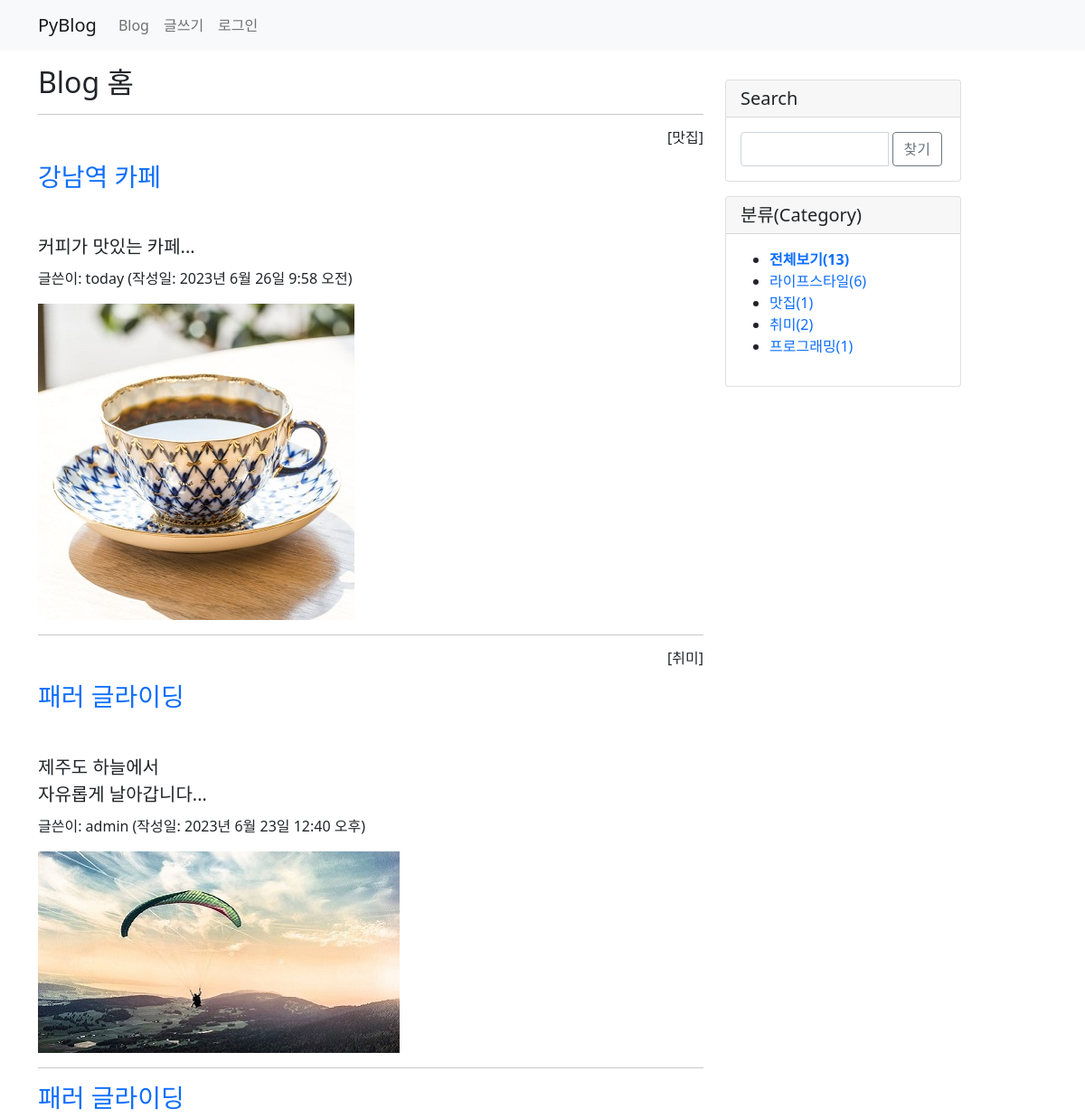
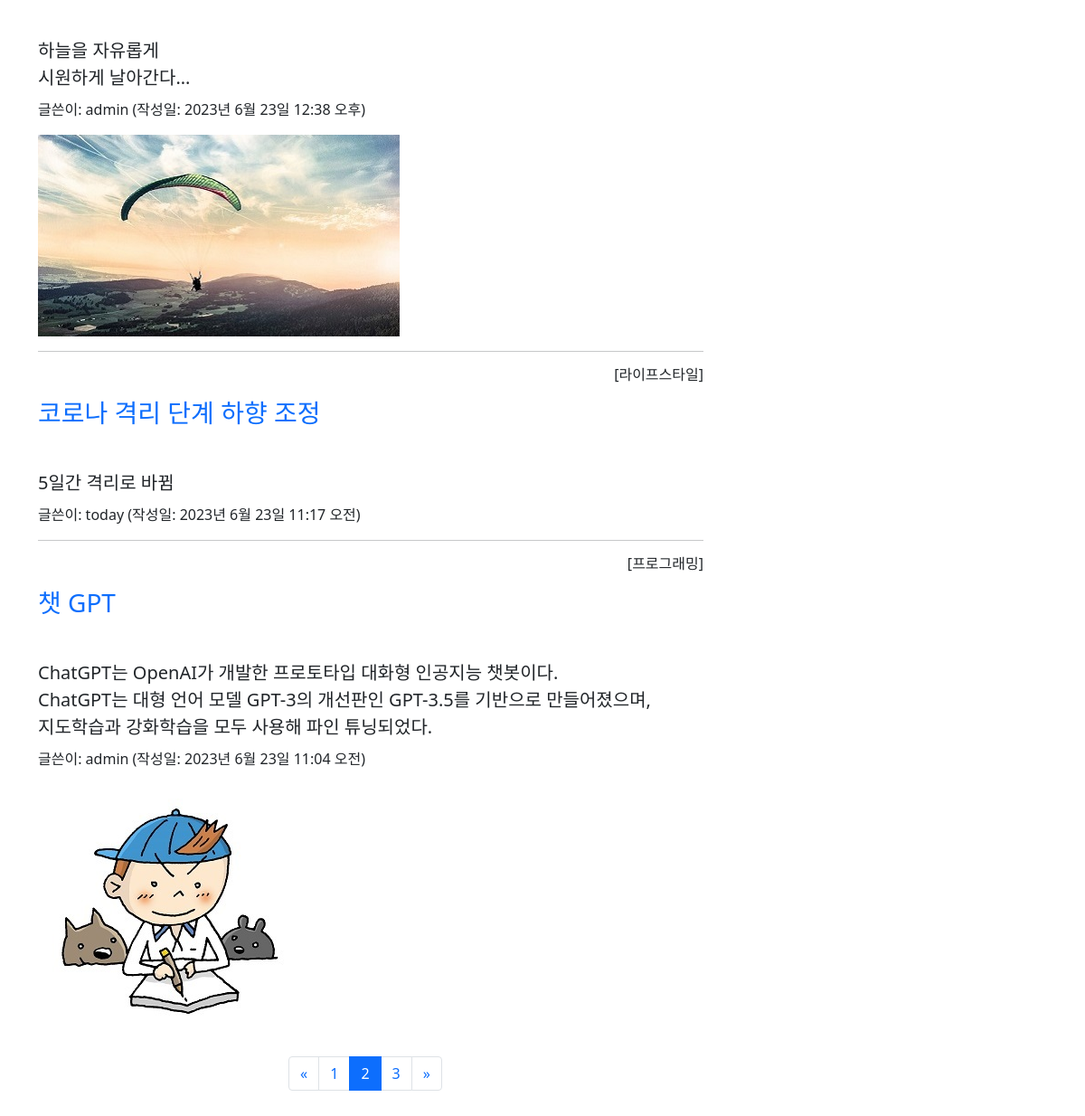
The app's page /blog/?page=2, older data (2 pictures, top to bottom).
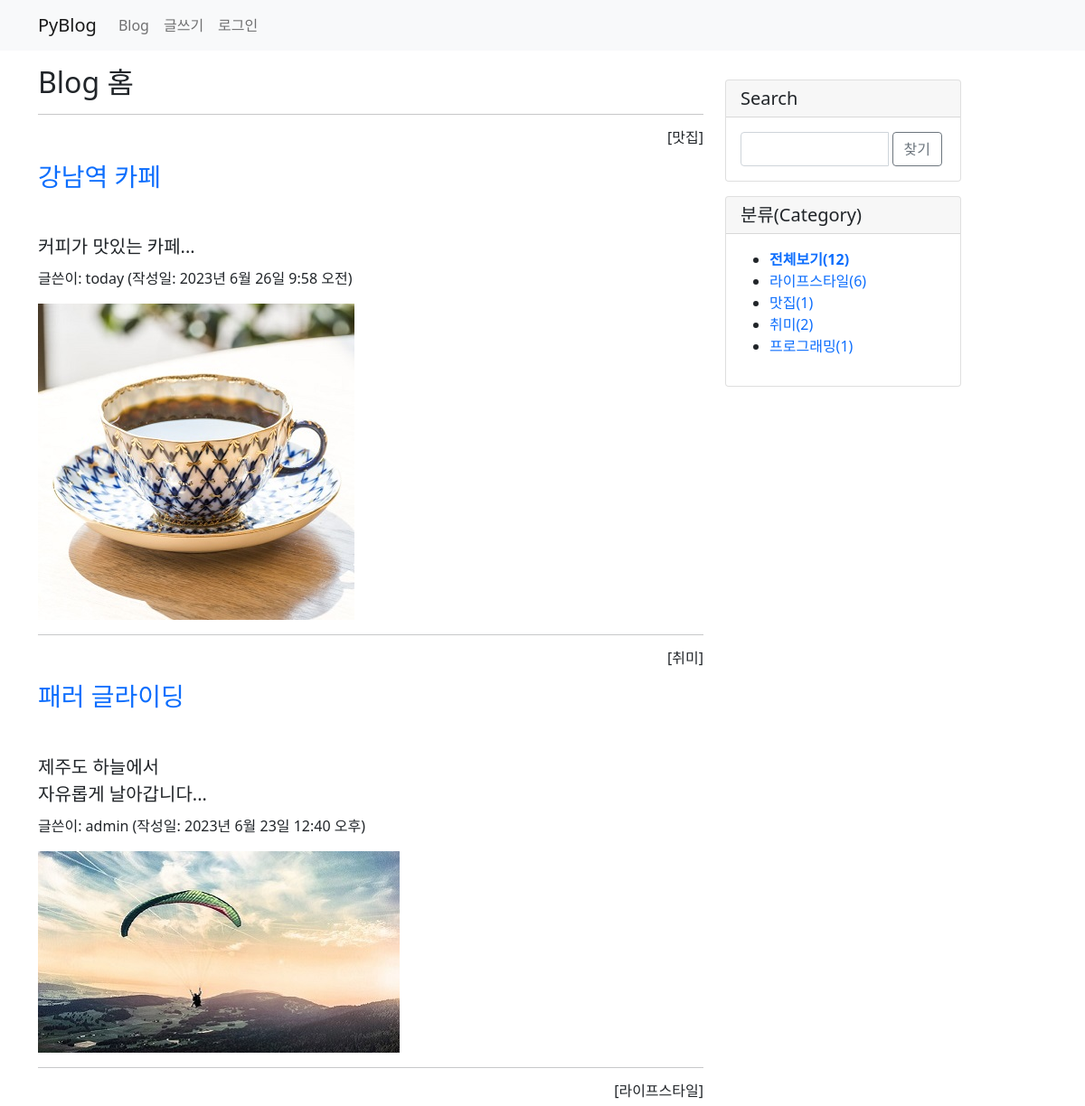
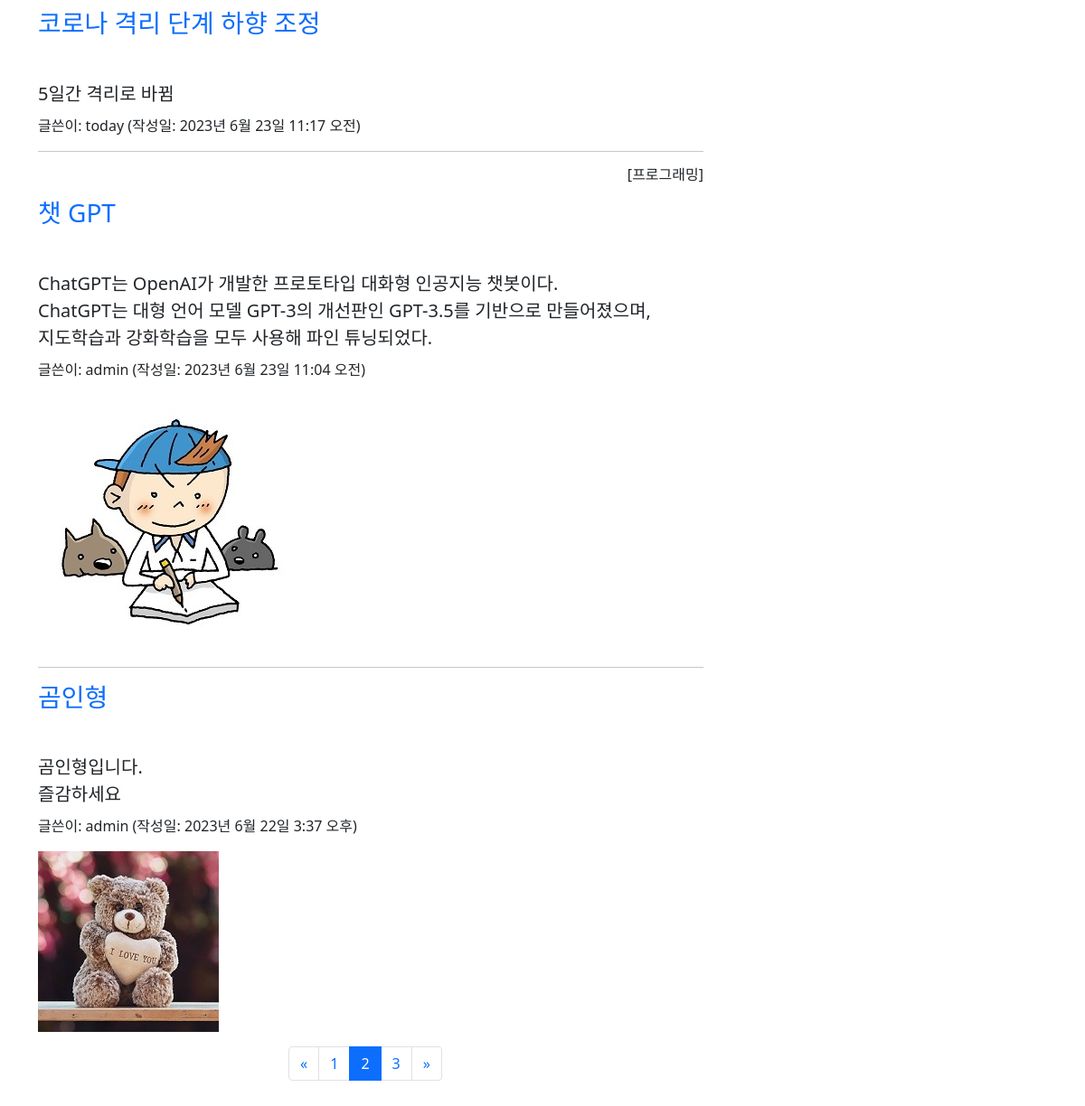
The same page, newer data (2 pictures, top to bottom).
### blog/models.py (models this page shows, shortened)
class Post(models.Model):
    author = models.ForeignKey(User, on_delete=models.CASCADE)
    title = models.CharField(max_length=100)  #제목
    content = models.TextField()              #내용
    pub_date = models.DateTimeField()         #발행일
    modify_date = models.DateTimeField(null=True, blank=True) #입력 폼이 비어도 됨
    photo = models.ImageField(upload_to='blog/images/%Y/%m/%d/',
                    null=True, blank=True)  #null 허용, 파일을 첨부하지 않을수 있음
    file = models.FileField(upload_to='blog/files/%Y/%m/%d/',
                    null=True, blank=True)
    category = models.ForeignKey(Category, null=True, blank=True,
                    on_delete=models.SET_NULL)

class Category(models.Model):
    name = models.CharField(max_length=50, unique=True)
    slug = models.SlugField(max_length=200, unique=True,
                allow_unicode=True)
    def __str__(self):
        return self.name
    def get_absolute_url(self):
        return reverse('blog:category_page', args=[self.slug])
    class Meta:
        ordering = ['name']  # 이름순 정렬
        verbose_name = 'category'
        verbose_name_plural = 'categories'

### blog/views.py (the view)
# urls.py: path('', views.post_list, name='post_list'), # 목록
def post_list(request):
    post_list = Post.objects.order_by('-pub_date') # 포스트 전체 검색
    categories = Category.objects.all() #카테고리 전체 검색
    total_post = len(post_list)
    kw = request.GET.get('kw', '')  #입력폼의 넘어온 키워드
    if kw:
        post_list = post_list.filter(
            Q(title__icontains=kw) |   #제목 검색
            Q(content__icontains=kw) | #내용 검색
            Q(author__username__icontains=kw) #글쓴이 검색
        ).distinct()
    page = request.GET.get('page', 1)
    paginator = Paginator(post_list, 5)  # 페이당 포스트 개수 - 5
    page_obj = paginator.get_page(page)
    context = {
        'post_list': page_obj,
        'categories': categories,
        'total_post': total_post,
        'kw': kw
    }
    return render(request, 'blog/post_list.html', context)

### templates/blog/post_list.html (shortened to what this page needs)
{% extends 'base.html' %}
{% block content %}
    <h2>Blog 홈</h2>
    {% if post_list %}
        {% for post in post_list %}
            <hr>
            {% if post.category %}
                <h6 class="text-end">[{{ post.category }}]</h6>
            {% endif %}
            <h3 class="my-3">
                <a href="{% url 'blog:detail' post.id %}">
                    {{ post.title }}
                </a>
            </h3>
            <h5 style="white-space: pre-line; line-height: 1.5">
                {{ post.content }}
            </h5>
            <p>글쓴이: {{ post.author }} (작성일: {{ post.pub_date }})
            </p>
            {% if post.photo %}
                <img src="{{ post.photo.url }}">
            {% endif %}
        {% endfor %}
    {% else %}
        <p>포스트가 없습니다.</p>
    {% endif %}
    <div class="row my-3">
        <ul class="pagination justify-content-center">
            {% if post_list.has_previous %}
                <li class="page-item">
                    <a class="page-link"
                       href="?page={{ post_list.previous_page_number }}">&laquo;</a>
                </li>
            {% else %}
                <li class="page-item disabled">
                    <a class="page-link" href="">&laquo;</a>
                </li>
            {% endif %}
            {% for page_number in post_list.paginator.page_range %}
                {% if page_number == post_list.number %}
                <li class="page-item active">
                    <a class="page-link" href="?page={{ page_number }}">
                        {{ page_number }}
                    </a>
                </li>
                {% else %}
                <li class="page-item">
                    <a class="page-link" href="?page={{ page_number }}">
                        {{ page_number }}
                    </a>
                </li>
                {% endif %}
            {% endfor %}
            {% if post_list.has_next %}
                <li class="page-item">
                    <a class="page-link"
                       href="?page={{ post_list.next_page_number }}">&raquo;</a>
                </li>
            {% else %}
                <li class="page-item disabled">
                    <a class="page-link" href="">&raquo;</a>
                </li>
            {% endif %}
        </ul>
    </div>
{% endblock %}

### templates/base.html (shortened to what this page needs)
<!DOCTYPE html>
<html lang="en">
{% load static %}
<head>
    <link rel="stylesheet" href="{% static 'blog/css/bootstrap.css' %}">
    <link rel="stylesheet" href="{% static 'blog/css/style.css' %}">
</head>
<body>
{% include 'navbar.html' %}
<div class="container my-3">
    <div class="row">
        <div class="col-8">
            {% block content %}
            {% endblock %}
        </div>
        <div class="col-4 col-lg-3">
            <div class="card my-3">
                <h5 class="card-header">Search</h5>
                <div class="card-body">
                    <div class="input-group">
                        <input type="text" class="kw form-control"
                                value="{{ kw }}">
                        <div class="input-group-append mx-1">
                            <button type="button" id="btn_search"
                                class="btn btn-outline-secondary">찾기</button>
                        </div>
                    </div>
                </div>
            </div>
            <div class="card my-3">
                <h5 class="card-header">분류(Category)</h5>
                <div class="card-body">
                    <ul>
                        <li>
                            <a href="{% url 'blog:post_list' %}">
                                {% if not current_category %}
                                    <b>전체보기({{ total_post }})</b>
                                {% else %}
                                    전체보기({{ total_post }})
                                {% endif %}
                            </a>
                        </li>
                        {% for category in categories %}
                            {% if current_category.slug == category.slug %}
                            <li style="background: #ff0">
                                <a href="{{ category.get_absolute_url }}">
                                {{ category.name }}({{ category.post_set.count }})
                                </a>
                            </li>
                            {% else %}
                            <li>
                                <a href="{{ category.get_absolute_url }}">
                                {{ category.name }}({{ category.post_set.count }})
                                </a>
                            </li>
                            {% endif %}
                        {% endfor %}
                    </ul>
                </div>
            </div>
        </div>
    </div>
</div>
</body>
</html>

### templates/navbar.html (shortened to what this page needs)
{% load socialaccount %}
<nav class="navbar navbar-expand-lg navbar-light bg-light">
  <div class="container">
    <a class="navbar-brand" href="/">PyBlog</a>
    <div class="collapse navbar-collapse" id="navbarNavDropdown">
      <ul class="navbar-nav">
        <li class="nav-item">
          <a class="nav-link" href="{% url 'blog:post_list' %}">Blog</a>
        </li>
        <li class="nav-item">
          <a class="nav-link" href="{% url 'blog:post_create' %}">글쓰기</a>
        </li>
      </ul>
      <ul class="navbar-nav ml-auto">
        {% if user.is_authenticated %}
          <li class="nav-item dropdown">
            <a class="nav-link dropdown-toggle" href="#" id="navbarDropdownMenuLink"
               data-bs-toggle="dropdown">{{ user.username }}</a>
            <div class="dropdown-menu" aria-labelledby="navbarDropdownMenuLink">
              <a class="dropdown-item" href="{% url 'common:logout' %}">로그아웃</a>
            </div>
          </li>
        {% else %}
          <li class="nav-item">
            <a class="nav-link" href="#" data-bs-target="#loginModal"
               data-bs-toggle="modal">로그인</a>
          </li>
        {% endif %}
      </ul>
    </div>
  </div>
</nav>

### static/blog/css/style.css (style rules this page uses)
a { text-decoration: none; }

Row changes from the older to the newer data that the page shows:
removed Post: title "패러 글라이딩", content "하늘을 자유롭게 시원하게 날아간다...", author "admin", pub_date "2023년 6월 23일 12:38 오후", photo (picture)
now on this page (row unchanged): Post: title "곰인형", content "곰인형입니다. 즐감하세요", author "admin", pub_date "2023년 6월 22일 3:37 오후", photo (picture)
Text that changed along with them:
{{ total_post }}: "13" → "12"
